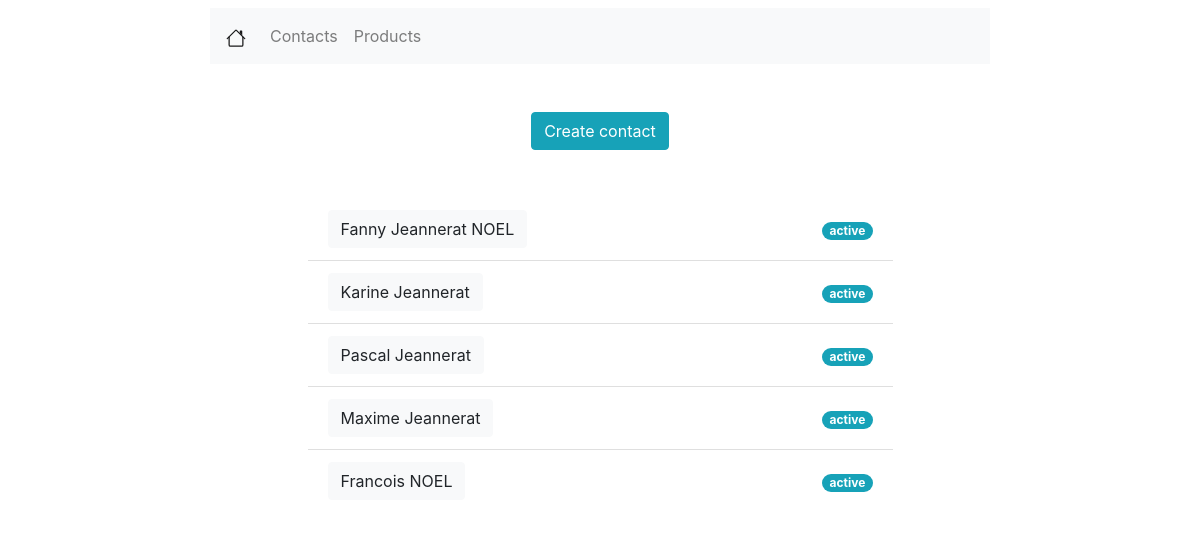
Before: /contacts/ with the older database file.
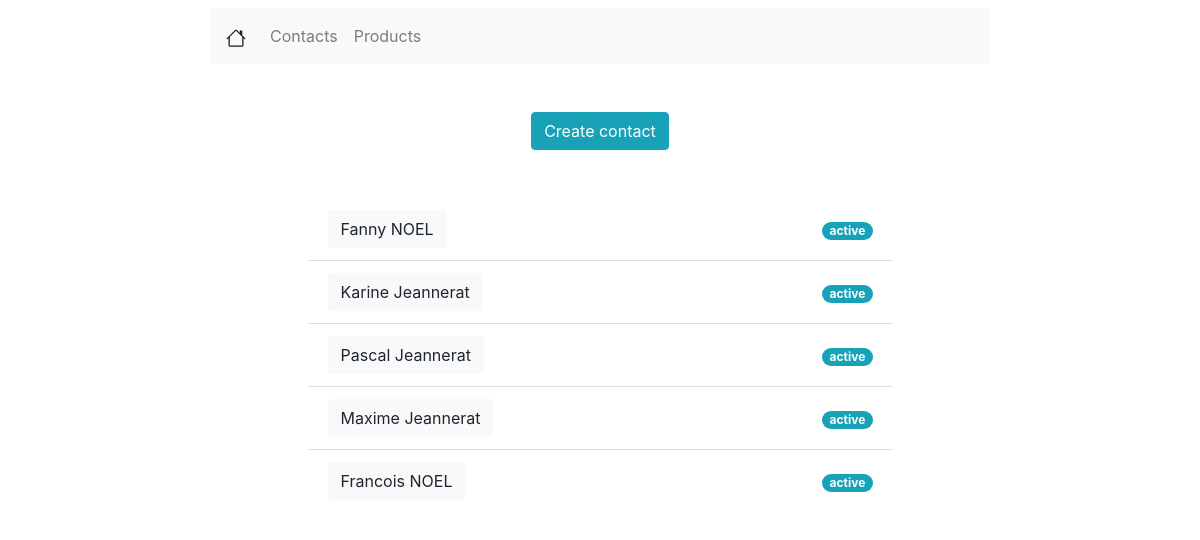
After: the same page with the newer database file.
### contacts/models.py (models this page shows, shortened)
class Contact(models.Model):
    is_active = models.BooleanField(verbose_name="active", default=True)
    title = models.CharField(verbose_name="titre", max_length=50, null=True)
    lang = models.CharField(verbose_name="Langue", max_length=80, null=True, blank=True)
    name = models.CharField(verbose_name='Prénom', max_length=200, null=True)
    lastname = models.CharField(verbose_name='Nom de famille', max_length=200, null=True)
    age = models.IntegerField(verbose_name='Age', null=True)
    street = models.CharField(verbose_name="Addresse", max_length=100, null=True)
    region_zip = models.IntegerField(verbose_name="Code postale", null=True)
    city = models.CharField(verbose_name="Ville", max_length=200, null=True)
    country = models.CharField(verbose_name="Pays", max_length=100, null=True)
    phone = PhoneNumberField(null=True)
    mobile = PhoneNumberField(null=True)
    email = models.EmailField(verbose_name="E-mail", max_length=254, null=True)
    state = models.CharField(verbose_name="Etat", max_length=20, null=True)

### contacts/views.py (the view)
# urls.py: path('', views.IndexView.as_view(), name='contacts'),
class IndexView(generic.ListView):
    template_name = 'contacts/contacts_listview.html'
    context_object_name = 'contacts_list'
    queryset = Contact.objects.all()

### contacts/templates/contacts/contacts_listview.html
{% extends 'viewlist/viewlist.html' %}
{% block viewlist %}
    <div class="row mx-auto mt-5 justify-content-center">
        <form class="form-inline">
            <a class="btn btn-info" href="{% url 'create_contact' %}" role="button">Create contact</a>
        </form>
    </div>
    <div class="row mx-auto mt-5 justify-content-center">
        {% if contacts_list %}
            <ul class="list-group list-group-flush w-50">
                {% for contact in contacts_list %}
                    <li class="list-group-item d-flex justify-content-between align-items-center">
                        <a class="btn btn-light" href="{% url 'contact_detail' contact.id %}"
                           role="button">{{ contact.name }} {{ contact.lastname }}</a>
                        <a href="{% url 'toggle_active' contact.id %}">
                            {% if contact.is_active %}
                                <span class="badge badge-info badge-pill">active</span>
                            {% else %}
                                <span class="badge badge-danger badge-pill">archived</span>
                            {% endif %}
                        </a>
                    </li>
                {% endfor %}
            </ul>
        {% else %}
            <p>No contacts are available</p>
        {% endif %}
    </div>
{% endblock %}

Changed rows visible on the page:
changed Contact "Fanny": lastname "Jeannerat NOEL" → "NOEL"
